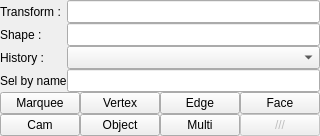
    <widget class="QWidget" name="wg_commonSelectionOptions" native="true">
     <layout class="QVBoxLayout" name="verticalLayout_11">
      <property name="spacing">
       <number>0</number>
      </property>
      <property name="margin">
       <number>0</number>
      </property>
      <item>
       <widget class="QWidget" name="widget_4" native="true">
        <layout class="QGridLayout" name="gridLayout">
         <property name="margin">
          <number>0</number>
         </property>
         <property name="spacing">
          <number>0</number>
         </property>
         <item row="0" column="0">
          <widget class="QLabel" name="lb_transformName">
           <property name="minimumSize">
            <size>
             <width>67</width>
             <height>0</height>
            </size>
           </property>
           <property name="maximumSize">
            <size>
             <width>60</width>
             <height>16777215</height>
            </size>
           </property>
           <property name="text">
            <string>Transform :</string>
           </property>
          </widget>
         </item>
         <item row="1" column="0">
          <widget class="QLabel" name="lb_shapeName">
           <property name="minimumSize">
            <size>
             <width>67</width>
             <height>0</height>
            </size>
           </property>
           <property name="maximumSize">
            <size>
             <width>60</width>
             <height>16777215</height>
            </size>
           </property>
           <property name="text">
            <string>Shape :</string>
           </property>
          </widget>
         </item>
         <item row="0" column="1">
          <widget class="QLineEdit" name="le_transformName">
           <property name="minimumSize">
            <size>
             <width>0</width>
             <height>23</height>
            </size>
           </property>
           <property name="frame">
            <bool>true</bool>
           </property>
          </widget>
         </item>
         <item row="2" column="0">
          <widget class="QLabel" name="lb_history">
           <property name="minimumSize">
            <size>
             <width>67</width>
             <height>0</height>
            </size>
           </property>
           <property name="maximumSize">
            <size>
             <width>60</width>
             <height>16777215</height>
            </size>
           </property>
           <property name="text">
            <string>History :</string>
           </property>
          </widget>
         </item>
         <item row="2" column="1">
          <widget class="QComboBox" name="cb_history">
           <property name="minimumSize">
            <size>
             <width>0</width>
             <height>23</height>
            </size>
           </property>
           <property name="toolTip">
            <string>Historique</string>
           </property>
          </widget>
         </item>
         <item row="1" column="1">
          <widget class="QLineEdit" name="le_shapeName">
           <property name="minimumSize">
            <size>
             <width>0</width>
             <height>23</height>
            </size>
           </property>
           <property name="focusPolicy">
            <enum>Qt::NoFocus</enum>
           </property>
           <property name="frame">
            <bool>true</bool>
           </property>
           <property name="readOnly">
            <bool>true</bool>
           </property>
          </widget>
         </item>
         <item row="3" column="0">
          <widget class="QLabel" name="lb_select">
           <property name="minimumSize">
            <size>
             <width>67</width>
             <height>0</height>
            </size>
           </property>
           <property name="maximumSize">
            <size>
             <width>60</width>
             <height>16777215</height>
            </size>
           </property>
           <property name="text">
            <string>Sel by name :</string>
           </property>
          </widget>
         </item>
         <item row="3" column="1">
          <widget class="QLineEdit" name="le_select">
           <property name="minimumSize">
            <size>
             <width>0</width>
             <height>23</height>
            </size>
           </property>
           <property name="frame">
            <bool>true</bool>
           </property>
          </widget>
         </item>
        </layout>
       </widget>
      </item>
      <item>
       <widget class="QWidget" name="widget_6" native="true">
        <layout class="QHBoxLayout" name="horizontalLayout_22">
         <property name="spacing">
          <number>0</number>
         </property>
         <property name="margin">
          <number>0</number>
         </property>
         <item>
          <widget class="QWidget" name="widget_17" native="true">
           <property name="minimumSize">
            <size>
             <width>67</width>
             <height>0</height>
            </size>
           </property>
           <layout class="QVBoxLayout" name="verticalLayout_4">
            <property name="spacing">
             <number>0</number>
            </property>
            <property name="margin">
             <number>0</number>
            </property>
            <item>
             <widget class="QPushButton" name="bt_selectionStyle">
              <property name="toolTip">
               <string>Marquee / Drag Selection Style</string>
              </property>
              <property name="text">
               <string>Marquee</string>
              </property>
             </widget>
            </item>
            <item>
             <widget class="QPushButton" name="bt_camSwitch">
              <property name="toolTip">
               <string>Camera Based Selection</string>
              </property>
              <property name="text">
               <string>Cam</string>
              </property>
              <property name="checkable">
               <bool>false</bool>
              </property>
             </widget>
            </item>
           </layout>
          </widget>
         </item>
         <item>
          <widget class="QWidget" name="widget_18" native="true">
           <property name="minimumSize">
            <size>
             <width>201</width>
             <height>0</height>
            </size>
           </property>
           <layout class="QGridLayout" name="gridLayout_3">
            <property name="margin">
             <number>0</number>
            </property>
            <property name="spacing">
             <number>0</number>
            </property>
            <item row="0" column="0">
             <widget class="QPushButton" name="bt_selVert">
              <property name="minimumSize">
               <size>
                <width>0</width>
                <height>0</height>
               </size>
              </property>
              <property name="toolTip">
               <string>Vertex</string>
              </property>
              <property name="styleSheet">
               <string notr="true"/>
              </property>
              <property name="text">
               <string>Vertex</string>
              </property>
              <property name="checkable">
               <bool>true</bool>
              </property>
              <property name="autoExclusive">
               <bool>true</bool>
              </property>
             </widget>
            </item>
            <item row="0" column="1">
             <widget class="QPushButton" name="bt_selEdge">
              <property name="minimumSize">
               <size>
                <width>0</width>
                <height>0</height>
               </size>
              </property>
              <property name="toolTip">
               <string>Edge</string>
              </property>
              <property name="styleSheet">
               <string notr="true"/>
              </property>
              <property name="text">
               <string>Edge</string>
              </property>
              <property name="checkable">
               <bool>true</bool>
              </property>
              <property name="autoExclusive">
               <bool>true</bool>
              </property>
             </widget>
            </item>
            <item row="0" column="2">
             <widget class="QPushButton" name="bt_selFace">
              <property name="minimumSize">
               <size>
                <width>0</width>
                <height>0</height>
               </size>
              </property>
              <property name="toolTip">
               <string>Face</string>
              </property>
              <property name="styleSheet">
               <string notr="true"/>
              </property>
              <property name="text">
               <string>Face</string>
              </property>
              <property name="checkable">
               <bool>true</bool>
              </property>
              <property name="autoExclusive">
               <bool>true</bool>
              </property>
             </widget>
            </item>
            <item row="1" column="0">
             <widget class="QPushButton" name="bt_selObj">
              <property name="minimumSize">
               <size>
                <width>0</width>
                <height>0</height>
               </size>
              </property>
              <property name="toolTip">
               <string>Object</string>
              </property>
              <property name="styleSheet">
               <string notr="true"/>
              </property>
              <property name="text">
               <string>Object</string>
              </property>
              <property name="checkable">
               <bool>true</bool>
              </property>
              <property name="autoExclusive">
               <bool>true</bool>
              </property>
             </widget>
            </item>
            <item row="1" column="1">
             <widget class="QPushButton" name="bt_selMulti">
              <property name="minimumSize">
               <size>
                <width>0</width>
                <height>0</height>
               </size>
              </property>
              <property name="toolTip">
               <string>Multi</string>
              </property>
              <property name="styleSheet">
               <string notr="true"/>
              </property>
              <property name="text">
               <string>Multi</string>
              </property>
              <property name="checkable">
               <bool>true</bool>
              </property>
              <property name="autoExclusive">
               <bool>true</bool>
              </property>
             </widget>
            </item>
            <item row="1" column="2">
             <widget class="QPushButton" name="bt_0">
              <property name="enabled">
               <bool>false</bool>
              </property>
              <property name="toolTip">
               <string>Marquee / Drag Selection Style</string>
              </property>
              <property name="text">
               <string>///</string>
              </property>
             </widget>
            </item>
           </layout>
          </widget>
         </item>
        </layout>
       </widget>
      </item>
     </layout>
    </widget>
